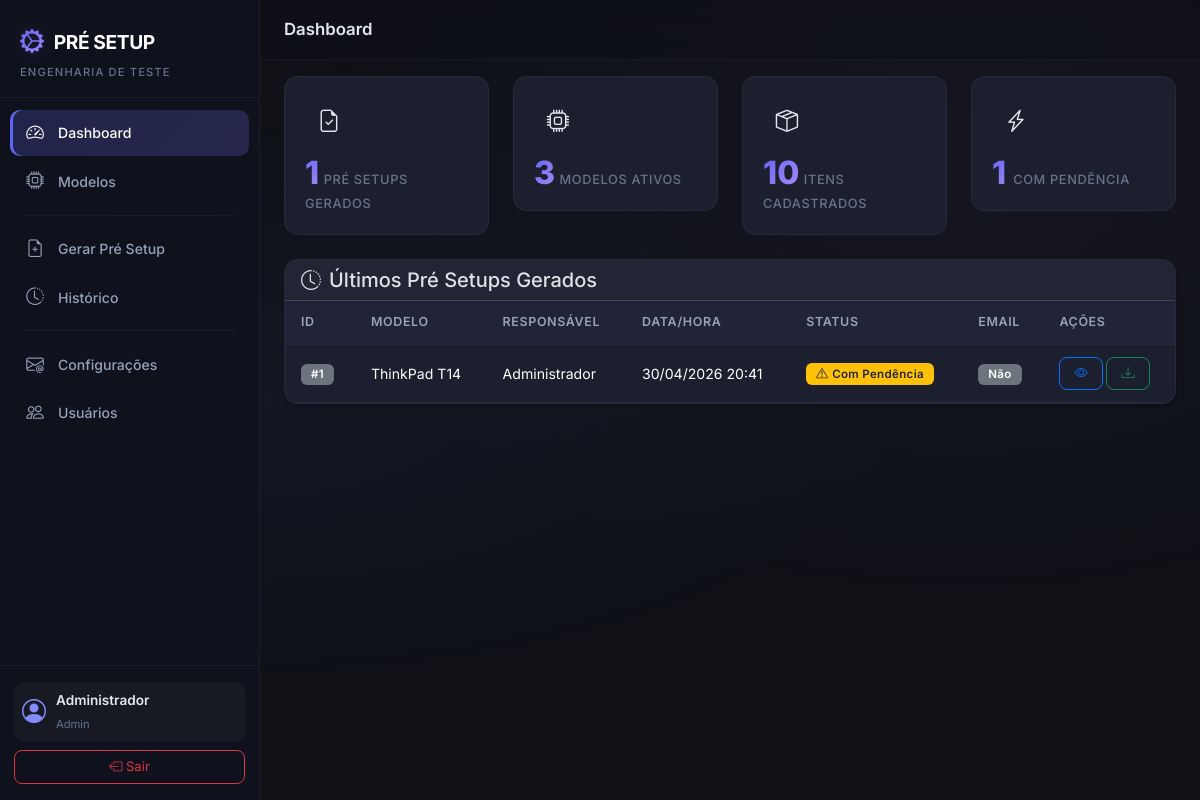
Page / (signed in) on the earlier database version.
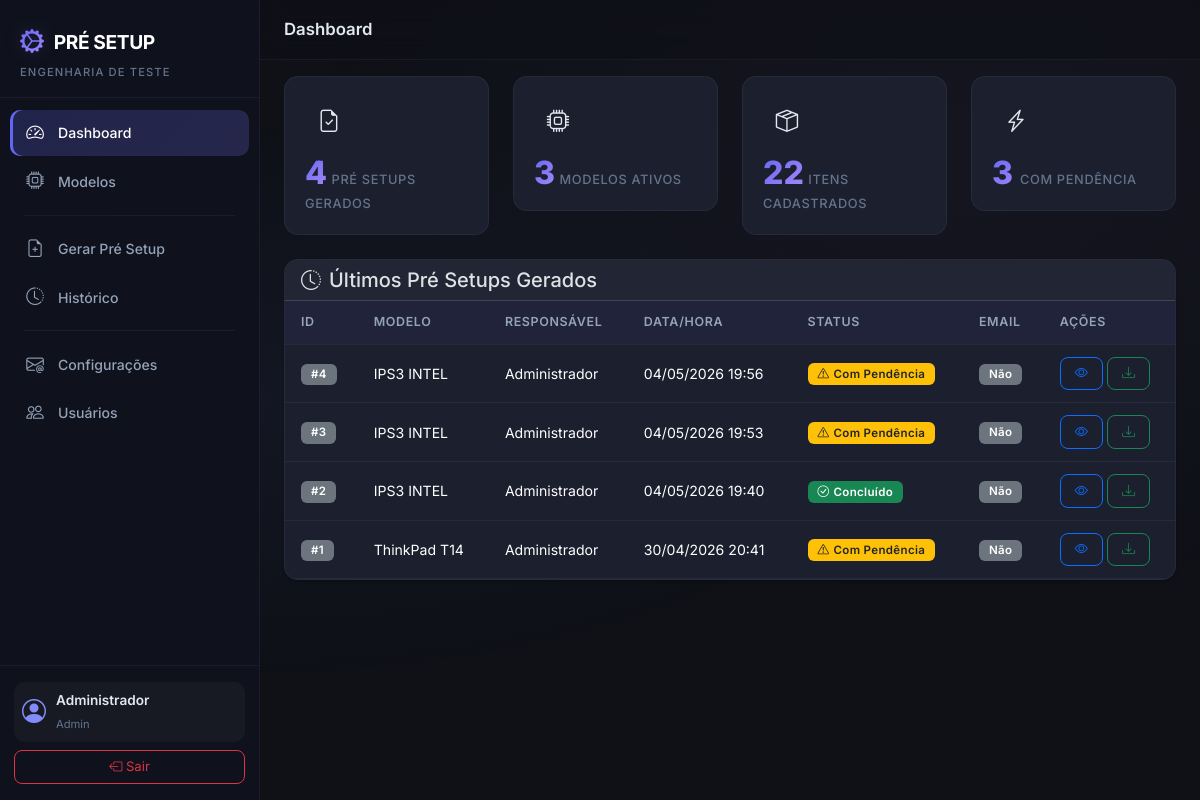
Same page on the later database version.
### app/models.py (models this page shows, shortened)
class PreSetup(db.Model):
    __tablename__ = 'pre_setups'
    id = db.Column(db.Integer, primary_key=True)
    product_model_id = db.Column(db.Integer, db.ForeignKey('product_models.id'), nullable=False)
    user_id = db.Column(db.Integer, db.ForeignKey('users.id'), nullable=False)
    num_bays = db.Column(db.Integer, nullable=False, default=1)
    station = db.Column(db.String(50), nullable=False)  # FCT, SHELL, IO
    generated_at = db.Column(db.DateTime, default=datetime.utcnow)
    overall_status = db.Column(db.String(50), nullable=False)  # CONCLUÍDO, COM PENDÊNCIA
    pdf_filename = db.Column(db.String(300), nullable=True)
    email_sent = db.Column(db.Boolean, default=False)
    email_sent_at = db.Column(db.DateTime, nullable=True)
    setup_items = db.relationship('PreSetupItem', backref='pre_setup', lazy='dynamic',
                                  cascade='all, delete-orphan')

class ProductModel(db.Model):
    __tablename__ = 'product_models'
    id = db.Column(db.Integer, primary_key=True)
    name = db.Column(db.String(150), unique=True, nullable=False)
    product_type = db.Column(db.String(50), nullable=False)  # Notebook, Desktop, Tiny
    station = db.Column(db.String(50), nullable=True)  # FCT, SHELL, IO
    is_active = db.Column(db.Boolean, default=True)
    created_at = db.Column(db.DateTime, default=datetime.utcnow)
    template_items = db.relationship('TemplateItem', backref='product_model', lazy='dynamic',
                                     cascade='all, delete-orphan')
    items = db.relationship('Item', backref='product_model', lazy='dynamic',
                            cascade='all, delete-orphan')
    setups = db.relationship('PreSetup', backref='product_model', lazy='dynamic')

class User(UserMixin, db.Model):
    __tablename__ = 'users'
    id = db.Column(db.Integer, primary_key=True)
    name = db.Column(db.String(150), nullable=False)
    email = db.Column(db.String(150), unique=True, nullable=False)
    password_hash = db.Column(db.String(256), nullable=False)
    profile = db.Column(db.String(50), nullable=False, default='Engenharia')  # Admin, Engenharia
    is_active_user = db.Column(db.Boolean, default=True)
    created_at = db.Column(db.DateTime, default=datetime.utcnow)
    setups = db.relationship('PreSetup', backref='user', lazy='dynamic')
    @property
    def is_active(self):
        return self.is_active_user

### app/dashboard/routes.py (the view)
@dashboard_bp.route('/')
@login_required
def index():
    total_setups = PreSetup.query.count()
    total_models = ProductModel.query.filter_by(is_active=True).count()
    total_items = Item.query.filter_by(is_active=True).count()
    recent_setups = PreSetup.query.order_by(PreSetup.generated_at.desc()).limit(10).all()
    return render_template('dashboard.html',
                           total_setups=total_setups,
                           total_models=total_models,
                           total_items=total_items,
                           recent_setups=recent_setups)

### app/models.py (called while the page is built)
@login_manager.user_loader
def load_user(user_id):
    return User.query.get(int(user_id))

### app/templates/dashboard.html (shortened to what the changed rows need)
{% extends "base.html" %}
{% block content %}
<div class="row g-4 mb-4">
    <div class="col-xl-3 col-md-6">
        <div class="metric-card metric-card-primary">
            <div class="metric-info">
                <span class="metric-value">{{ total_setups }}</span>
                <span class="metric-label">Pré Setups Gerados</span>
            </div>
        </div>
    </div>
    <div class="col-xl-3 col-md-6">
        <div class="metric-card metric-card-info">
            <div class="metric-info">
                <span class="metric-value">{{ total_items }}</span>
                <span class="metric-label">Itens Cadastrados</span>
            </div>
        </div>
    </div>
    <div class="col-xl-3 col-md-6">
        <div class="metric-card metric-card-warning">
            <div class="metric-info">
                <span class="metric-value">
                    {% set pending = recent_setups | selectattr('overall_status', 'equalto', 'COM PENDÊNCIA') | list | length %}
                    {{ pending }}
                </span>
                <span class="metric-label">Com Pendência</span>
            </div>
        </div>
    </div>
</div>
<div class="card card-custom">
    <div class="card-body p-0">
        {% if recent_setups %}
        <div class="table-responsive">
            <table class="table table-custom mb-0">
                <thead>
                    <tr>
                        <th>ID</th>
                        <th>Modelo</th>
                        <th>Responsável</th>
                        <th>Data/Hora</th>
                        <th>Status</th>
                        <th>Email</th>
                        <th>Ações</th>
                    </tr>
                </thead>
                <tbody>
                    {% for setup in recent_setups %}
                    <tr>
                        <td><span class="badge bg-secondary">#{{ setup.id }}</span></td>
                        <td>{{ setup.product_model.name }}</td>
                        <td>{{ setup.user.name }}</td>
                        <td>{{ setup.generated_at.strftime('%d/%m/%Y %H:%M') }}</td>
                        <td>
                            {% if setup.overall_status == 'CONCLUÍDO' %}
                                <span class="badge bg-success"><i class="bi bi-check-circle me-1"></i>Concluído</span>
                            {% else %}
                                <span class="badge bg-warning text-dark"><i class="bi bi-exclamation-triangle me-1"></i>Com Pendência</span>
                            {% endif %}
                        </td>
                        <td>
                            {% if setup.email_sent %}
                                <span class="badge bg-info"><i class="bi bi-check me-1"></i>Sim</span>
                            {% else %}
                                <span class="badge bg-secondary">Não</span>
                            {% endif %}
                        </td>
                        <td>
                            <a href="{{ url_for('setup_requests.detail', setup_id=setup.id) }}" class="btn btn-sm btn-outline-primary" title="Ver detalhes">
                                <i class="bi bi-eye"></i>
                            </a>
                            {% if setup.pdf_filename %}
                            <a href="{{ url_for('setup_requests.download_pdf', setup_id=setup.id) }}" class="btn btn-sm btn-outline-success" title="Baixar PDF">
                                <i class="bi bi-download"></i>
                            </a>
                            {% endif %}
                        </td>
                    </tr>
                    {% endfor %}
                </tbody>
            </table>
        </div>
        {% endif %}
    </div>
</div>
{% endblock %}

Differences in the rows shown:
added PreSetup: id "4", product_model.name "IPS3 INTEL", user.name "Administrador", generated_at "04/05/2026 19:56", overall_status "COM PENDÊNCIA" (drawn), email_sent "Não"
added PreSetup: id "3", product_model.name "IPS3 INTEL", user.name "Administrador", generated_at "04/05/2026 19:53", overall_status "COM PENDÊNCIA" (drawn), email_sent "Não"
added PreSetup: id "2", product_model.name "IPS3 INTEL", user.name "Administrador", generated_at "04/05/2026 19:40", overall_status "CONCLUÍDO" (drawn), email_sent "Não"
Other differences:
{{ total_setups }}: "1" → "4"
{{ total_items }}: "10" → "22"
{{ pending }}: "1" → "3"
